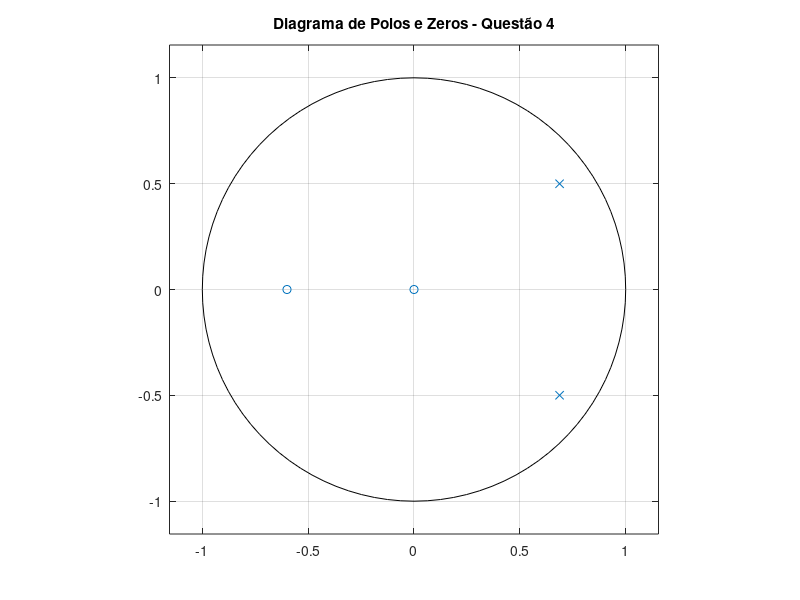

Reproduce this figure in MATLAB. (Note: this script raises an error after producing the figure.)

%% QUESTAO 4
clear; clc; close all;

%% a) Determinacao da Função de Transferência
p_mag = 0.85;
theta = pi/5;
z0 = -0.6;

% Polos complexos conjugados
p1 = p_mag * exp(1i * theta);
p2 = p_mag * exp(-1i * theta);

% Coeficientes do denominador: (1 - p1*z^-1)(1 - p2*z^-1) = 1 + a1*z^-1 + a2*z^-2
a1 = -2 * p_mag * cos(theta);
a2 = p_mag^2;
a = [1, a1, a2];

% Calculo de K para H(1) = 1: H(1) = K*(1 + 0.6) / (1 + a1 + a2) = 1
K = (1 + a1 + a2) / (1 + 0.6);

% Coeficientes do numerador: b0 + b1*z^-1
b0 = K;
b1 = K * 0.6;
b = [b0, b1];

fprintf('--- Item (a) Coeficientes ---\n');
fprintf('K  = %.5f\n', K);
fprintf('b  = [%.5f, %.5f]\n', b(1), b(2));
fprintf('a  = [%.5f, %.5f, %.5f]\n\n', a(1), a(2), a(3));

%% b) Polos, Zeros, Diagrama e Propriedades
figure('Name', 'Diagrama de Polos e Zeros');
zplane(b, a);
grid on;
title('Diagrama de Polos e Zeros - Questão 4');


%% d) e e) Implementacao Direta
% Definindo entrada x[n] para validação da resposta ao impulso (n = 0 a 59)
N_imp = 60;
n_imp = 0:(N_imp - 1);
x_imp = [1, zeros(1, N_imp - 1)];

% Condições iniciais nulas para item (f)
estado_inicial = [0, 0]; % [y[-1], y[-2]]
[y_algoritmo, estado_final] = filtro_iir_direto(x_imp, n_imp, b, a, estado_inicial);

%% f) Resposta ao Impulso Analítica e Comparação
% Expressão analítica em forma fechada: h[n] = K * r^n * [cos(theta*n) + ((0.6 + cos(theta))/sin(theta)) * sin(theta*n)] * u[n]
% Obtida decompondo H(z) em componentes cosseno e seno
C_cos = K;
C_sen = K * (0.6 + cos(theta)) / sin(theta);
h_analitico = (p_mag.^n_imp) .* (C_cos * cos(theta * n_imp) + C_sen * sin(theta * n_imp));

E_max = max(abs(y_algoritmo - h_analitico));
fprintf('--- Item (f) Validação ---\n');
fprintf('Erro máximo absoluto (E_max) = %e\n\n', E_max);

figure('Name', 'Item (f) Resposta ao Impulso');
subplot(2,1,1);
stem(n_imp, y_algoritmo, 'filled', 'b'); hold on;
plot(n_imp, h_analitico, 'r--', 'LineWidth', 1.5);
title('Resposta ao Impulso h[n]: Algoritmo vs Analítico');
xlabel('n'); ylabel('Amplitude');
legend('Algoritmo (Filtro)', 'Analítico'); grid on;

subplot(2,1,2);
stem(n_imp, abs(y_algoritmo - h_analitico), 'r', 'filled');
title('Erro Absoluto |h_{algoritmo}[n] - h_{analítico}[n]|');
xlabel('n'); ylabel('Erro'); grid on;

%% g) e h) Resposta a um Sinal Composto
rng(1); % Garantir reprodutibilidade
N_comp = 400;
n_comp = 0:(N_comp - 1);

w = randn(1, N_comp); % Ruído gaussiano N(0,1)
x_comp = cos(pi*n_comp / 5) + 0.5*cos(4*pi*n_comp / 5) + 0.15*w;

% Filtragem usando a função customizada
[y_comp, ~] = filtro_iir_direto(x_comp, n_comp, b, a, [0, 0]);

% Comparação com a função nativa 'filter' para validação de erro
y_nativo = filter(b, a, x_comp);
erro_comp = max(abs(y_comp - y_nativo));
fprintf('--- Item (g) Erro Máximo vs Implementação Nativa ---\n');
fprintf('Erro máximo relativo entre filtro customizado e filter(): %e\n\n', erro_comp);

figure('Name', 'Item (g) Resposta ao Sinal Composto');
subplot(3,1,1);
plot(n_comp(1:80), x_comp(1:80), 'b', 'LineWidth', 1.2);
title('Entrada x[n] (Primeiras 80 amostras)');
xlabel('n'); ylabel('Amplitude'); grid on;

subplot(3,1,2);
plot(n_comp(1:80), y_comp(1:80), 'r', 'LineWidth', 1.2);
title('Saída y[n] (Primeiras 80 amostras)');
xlabel('n'); ylabel('Amplitude'); grid on;


%% i) Condições Iniciais Não-Nulas
y_menos1 = 1;
y_menos2 = -0.5;

% 1. Resposta com Condições Iniciais (Entrada + CI)
[y_CI_total, ~] = filtro_iir_direto(x_comp, n_comp, b, a, [y_menos1, y_menos2]);

% 2. Resposta de Entrada Nula (x[n] = 0, apenas CI)
[y_entrada_nula, ~] = filtro_iir_direto(zeros(size(x_comp)), n_comp, b, a, [y_menos1, y_menos2]);

% 3. Resposta de Repouso Inicial (CI = 0, calculada no item g) -> y_comp

% Verificação: y_zi[n] = y_CI_total[n] - y_repouso[n]
y_zi_diferenca = y_CI_total - y_comp;

figure('Name', 'Item (i) Condições Iniciais');
subplot(2,1,1);
plot(n_comp(1:100), y_CI_total(1:100), 'k', 'LineWidth', 1.2); hold on;
plot(n_comp(1:100), y_comp(1:100), 'b--', 'LineWidth', 1.2);
plot(n_comp(1:100), y_entrada_nula(1:100), 'r-.', 'LineWidth', 1.2);
title('Decomposição da Resposta com Condições Iniciais');
xlabel('n'); ylabel('Amplitude');
legend('Total (Com CI)', 'Estado Nulo (Sem CI)', 'Entrada Nula (Apenas CI)'); grid on;

subplot(2,1,2);
plot(n_comp(1:100), y_entrada_nula(1:100), 'r', 'LineWidth', 1.5); hold on;
plot(n_comp(1:100), y_zi_diferenca(1:100), 'k--', 'LineWidth', 1);
title('Validação da Resposta de Entrada Nula: y_{zi}[n] = y_{total}[n] - y_{repouso}[n]');
xlabel('n'); ylabel('Amplitude');
legend('y_{zi} Direto (x=0)', 'y_{total} - y_{repouso}'); grid on;


%% FILTRAGEM IIR DIRETA (Itens c, d, e)
function [y, estado_final] = filtro_iir_direto(x, nx, b, a, estado_inicial)
    % Validação de compatibilidade
    if length(x) ~= length(nx)
        error('Os vetores de entrada x e índices nx devem ter o mesmo tamanho.');
    end

    N = length(x);
    y = zeros(1, N);
    
    % Normalização dos coeficientes em a(1)
    b0 = b(1) / a(1);
    b1 = b(2) / a(1);
    a1 = a(2) / a(1);
    a2 = a(3) / a(1);
    
    % Inicialização dos registradores de memória com condições iniciais
    % estado_inicial = [y[-1], y[-2]]
    y_m1 = estado_inicial(1);
    y_m2 = estado_inicial(2);
    x_m1 = 0; % Presume-se repouso para a entrada anterior
    
    % Algoritmo de diferenças ponto a ponto
    for n = 1:N
        % Equação de diferenças: y[n] = b0*x[n] + b1*x[n-1] - a1*y[n-1] - a2*y[n-2]
        y(n) = b0 * x(n) + b1 * x_m1 - a1 * y_m1 - a2 * y_m2;
        
        % Atualização dos estados para a próxima iteração
        x_m1 = x(n);
        y_m2 = y_m1;
        y_m1 = y(n);
    end
    
    estado_final = [y_m1, y_m2];
end
